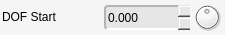
         <widget class="QFrame" name="dofDistance">
          <property name="minimumSize">
           <size>
            <width>225</width>
            <height>35</height>
           </size>
          </property>
          <property name="maximumSize">
           <size>
            <width>225</width>
            <height>35</height>
           </size>
          </property>
          <property name="styleSheet">
           <string notr="true">background-color: rgb(245, 245, 245);
border-radius: 4px;</string>
          </property>
          <property name="frameShape">
           <enum>QFrame::NoFrame</enum>
          </property>
          <property name="frameShadow">
           <enum>QFrame::Plain</enum>
          </property>
          <property name="lineWidth">
           <number>0</number>
          </property>
          <widget class="QLabel" name="dofDistance_lbl">
           <property name="geometry">
            <rect>
             <x>2</x>
             <y>2</y>
             <width>100</width>
             <height>30</height>
            </rect>
           </property>
           <property name="sizePolicy">
            <sizepolicy hsizetype="Fixed" vsizetype="Fixed">
             <horstretch>0</horstretch>
             <verstretch>0</verstretch>
            </sizepolicy>
           </property>
           <property name="minimumSize">
            <size>
             <width>100</width>
             <height>30</height>
            </size>
           </property>
           <property name="maximumSize">
            <size>
             <width>100</width>
             <height>30</height>
            </size>
           </property>
           <property name="font">
            <font>
             <weight>50</weight>
             <bold>false</bold>
            </font>
           </property>
           <property name="styleSheet">
            <string notr="true">border-width: 0px;</string>
           </property>
           <property name="text">
            <string>DOF Start</string>
           </property>
           <property name="margin">
            <number>1</number>
           </property>
          </widget>
          <widget class="QDoubleSpinBox" name="dofDistance_value">
           <property name="geometry">
            <rect>
             <x>104</x>
             <y>5</y>
             <width>86</width>
             <height>25</height>
            </rect>
           </property>
           <property name="sizePolicy">
            <sizepolicy hsizetype="Fixed" vsizetype="Fixed">
             <horstretch>0</horstretch>
             <verstretch>0</verstretch>
            </sizepolicy>
           </property>
           <property name="minimumSize">
            <size>
             <width>86</width>
             <height>25</height>
            </size>
           </property>
           <property name="maximumSize">
            <size>
             <width>86</width>
             <height>25</height>
            </size>
           </property>
           <property name="styleSheet">
            <string notr="true">background-color: rgb(230, 230, 230);
border-top-color: rgb(180, 180, 180);
border-left-color: rgb(180, 180, 180);
border-bottom-color: rgb(255, 255, 255);
border-right-color: rgb(255, 255, 255);
border-style: solid;
border-width: 2px;</string>
           </property>
           <property name="frame">
            <bool>false</bool>
           </property>
           <property name="buttonSymbols">
            <enum>QAbstractSpinBox::UpDownArrows</enum>
           </property>
           <property name="decimals">
            <number>3</number>
           </property>
           <property name="minimum">
            <double>-9999.000000000000000</double>
           </property>
           <property name="maximum">
            <double>9999.000000000000000</double>
           </property>
           <property name="singleStep">
            <double>0.050000000000000</double>
           </property>
          </widget>
          <widget class="QDial" name="dofDistance_dial">
           <property name="geometry">
            <rect>
             <x>192</x>
             <y>2</y>
             <width>30</width>
             <height>30</height>
            </rect>
           </property>
           <property name="sizePolicy">
            <sizepolicy hsizetype="Fixed" vsizetype="Fixed">
             <horstretch>0</horstretch>
             <verstretch>0</verstretch>
            </sizepolicy>
           </property>
           <property name="minimumSize">
            <size>
             <width>30</width>
             <height>30</height>
            </size>
           </property>
           <property name="maximumSize">
            <size>
             <width>30</width>
             <height>30</height>
            </size>
           </property>
           <property name="styleSheet">
            <string notr="true">border-width: 0px;</string>
           </property>
           <property name="minimum">
            <number>-10000</number>
           </property>
           <property name="maximum">
            <number>10000</number>
           </property>
          </widget>
         </widget>
